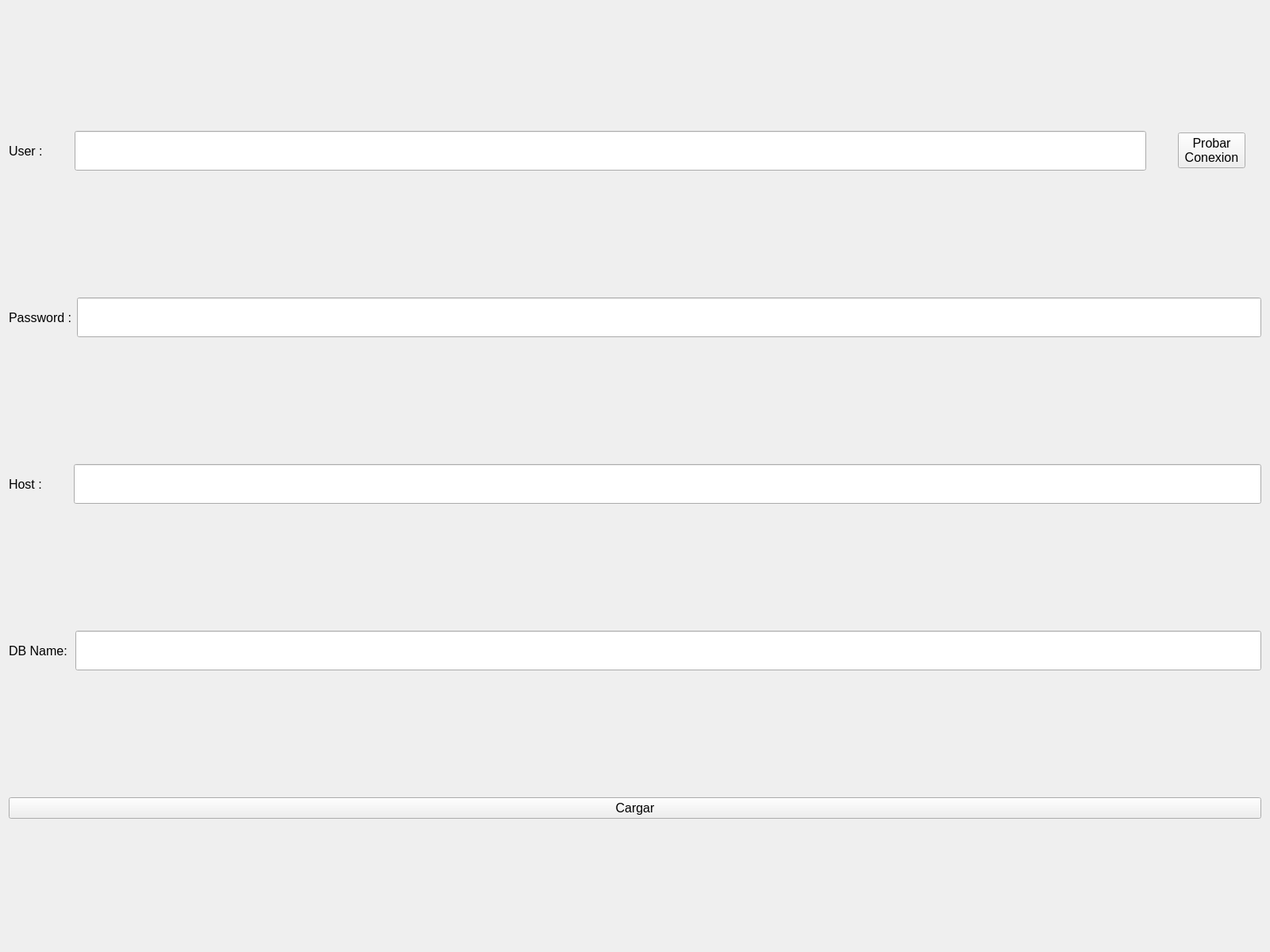
<?xml version="1.0" encoding="UTF-8"?>
<ui version="4.0">
 <class>Form</class>
 <widget class="QWidget" name="Form">
  <property name="geometry">
   <rect>
    <x>0</x>
    <y>0</y>
    <width>1600</width>
    <height>1200</height>
   </rect>
  </property>
  <property name="sizePolicy">
   <sizepolicy hsizetype="Preferred" vsizetype="Preferred">
    <horstretch>0</horstretch>
    <verstretch>0</verstretch>
   </sizepolicy>
  </property>
  <property name="windowTitle">
   <string>Form</string>
  </property>
  <layout class="QVBoxLayout" name="verticalLayout">
   <item>
    <layout class="QHBoxLayout" name="horizontalLayout">
     <property name="spacing">
      <number>40</number>
     </property>
     <property name="rightMargin">
      <number>20</number>
     </property>
     <item>
      <widget class="QLabel" name="label">
       <property name="sizePolicy">
        <sizepolicy hsizetype="Preferred" vsizetype="Preferred">
         <horstretch>0</horstretch>
         <verstretch>0</verstretch>
        </sizepolicy>
       </property>
       <property name="font">
        <font>
         <pointsize>12</pointsize>
        </font>
       </property>
       <property name="text">
        <string>User :</string>
       </property>
      </widget>
     </item>
     <item>
      <widget class="QLineEdit" name="lineEdit">
       <property name="sizePolicy">
        <sizepolicy hsizetype="Expanding" vsizetype="Fixed">
         <horstretch>0</horstretch>
         <verstretch>0</verstretch>
        </sizepolicy>
       </property>
       <property name="minimumSize">
        <size>
         <width>0</width>
         <height>50</height>
        </size>
       </property>
       <property name="font">
        <font>
         <pointsize>12</pointsize>
        </font>
       </property>
      </widget>
     </item>
     <item>
      <widget class="QPushButton" name="pushButton">
       <property name="font">
        <font>
         <pointsize>12</pointsize>
        </font>
       </property>
       <property name="text">
        <string>Probar 
 Conexion </string>
       </property>
      </widget>
     </item>
    </layout>
   </item>
   <item>
    <layout class="QHBoxLayout" name="horizontalLayout_2">
     <item>
      <widget class="QLabel" name="label_2">
       <property name="sizePolicy">
        <sizepolicy hsizetype="Preferred" vsizetype="Preferred">
         <horstretch>0</horstretch>
         <verstretch>0</verstretch>
        </sizepolicy>
       </property>
       <property name="font">
        <font>
         <pointsize>12</pointsize>
        </font>
       </property>
       <property name="text">
        <string>Password :</string>
       </property>
      </widget>
     </item>
     <item>
      <widget class="QLineEdit" name="lineEdit_2">
       <property name="sizePolicy">
        <sizepolicy hsizetype="Expanding" vsizetype="Fixed">
         <horstretch>0</horstretch>
         <verstretch>0</verstretch>
        </sizepolicy>
       </property>
       <property name="minimumSize">
        <size>
         <width>0</width>
         <height>50</height>
        </size>
       </property>
       <property name="font">
        <font>
         <pointsize>12</pointsize>
        </font>
       </property>
      </widget>
     </item>
    </layout>
   </item>
   <item>
    <layout class="QHBoxLayout" name="horizontalLayout_3">
     <property name="spacing">
      <number>40</number>
     </property>
     <item>
      <widget class="QLabel" name="label_3">
       <property name="sizePolicy">
        <sizepolicy hsizetype="Preferred" vsizetype="Preferred">
         <horstretch>0</horstretch>
         <verstretch>0</verstretch>
        </sizepolicy>
       </property>
       <property name="font">
        <font>
         <pointsize>12</pointsize>
        </font>
       </property>
       <property name="text">
        <string>Host :</string>
       </property>
      </widget>
     </item>
     <item>
      <widget class="QLineEdit" name="lineEdit_3">
       <property name="sizePolicy">
        <sizepolicy hsizetype="Expanding" vsizetype="Fixed">
         <horstretch>0</horstretch>
         <verstretch>0</verstretch>
        </sizepolicy>
       </property>
       <property name="minimumSize">
        <size>
         <width>0</width>
         <height>50</height>
        </size>
       </property>
       <property name="font">
        <font>
         <pointsize>12</pointsize>
        </font>
       </property>
      </widget>
     </item>
    </layout>
   </item>
   <item>
    <layout class="QHBoxLayout" name="horizontalLayout_4">
     <property name="spacing">
      <number>10</number>
     </property>
     <item>
      <widget class="QLabel" name="label_4">
       <property name="sizePolicy">
        <sizepolicy hsizetype="Preferred" vsizetype="Preferred">
         <horstretch>0</horstretch>
         <verstretch>0</verstretch>
        </sizepolicy>
       </property>
       <property name="font">
        <font>
         <pointsize>12</pointsize>
        </font>
       </property>
       <property name="text">
        <string>DB Name:</string>
       </property>
      </widget>
     </item>
     <item>
      <widget class="QLineEdit" name="lineEdit_4">
       <property name="sizePolicy">
        <sizepolicy hsizetype="Expanding" vsizetype="Fixed">
         <horstretch>0</horstretch>
         <verstretch>0</verstretch>
        </sizepolicy>
       </property>
       <property name="minimumSize">
        <size>
         <width>0</width>
         <height>50</height>
        </size>
       </property>
       <property name="font">
        <font>
         <pointsize>12</pointsize>
        </font>
       </property>
      </widget>
     </item>
    </layout>
   </item>
   <item>
    <layout class="QHBoxLayout" name="horizontalLayout_5">
     <item>
      <widget class="QPushButton" name="pushButton_2">
       <property name="font">
        <font>
         <pointsize>12</pointsize>
        </font>
       </property>
       <property name="text">
        <string>Cargar</string>
       </property>
      </widget>
     </item>
    </layout>
   </item>
  </layout>
 </widget>
 <resources/>
 <connections/>
</ui>
